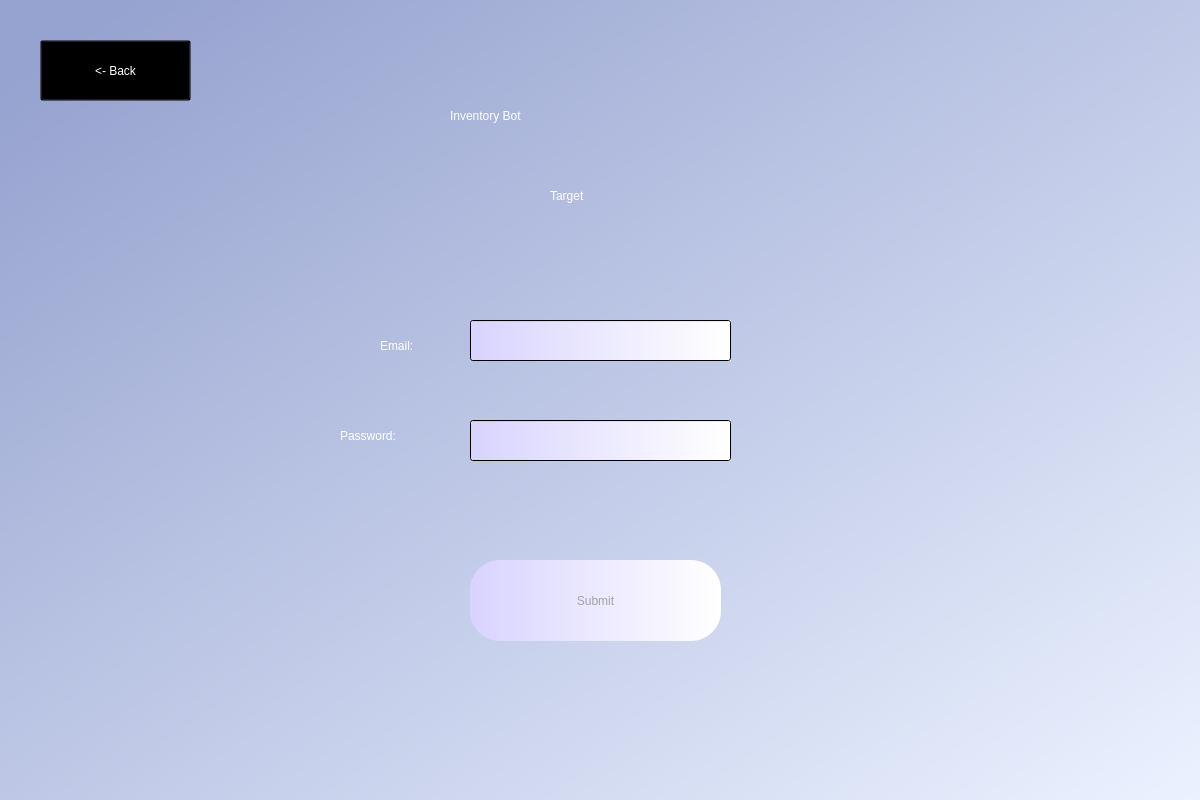
<?xml version="1.0" encoding="UTF-8"?>
<ui version="4.0">
 <class>Dialog</class>
 <widget class="QDialog" name="Dialog">
  <property name="geometry">
   <rect>
    <x>0</x>
    <y>0</y>
    <width>1200</width>
    <height>800</height>
   </rect>
  </property>
  <property name="windowTitle">
   <string>Dialog</string>
  </property>
  <widget class="QWidget" name="Background" native="true">
   <property name="geometry">
    <rect>
     <x>0</x>
     <y>0</y>
     <width>1201</width>
     <height>801</height>
    </rect>
   </property>
   <property name="styleSheet">
    <string notr="true">QWidget#Background{
background-color:qlineargradient(spread:pad, x1:0.04, y1:0.0625, x2:1, y2:1, stop:0 rgba(150, 162, 207, 255), stop:1 rgba(235, 242, 255, 255))}</string>
   </property>
   <widget class="QLabel" name="label">
    <property name="geometry">
     <rect>
      <x>450</x>
      <y>60</y>
      <width>291</width>
      <height>111</height>
     </rect>
    </property>
    <property name="styleSheet">
     <string notr="true">color:rgb(255, 255, 255);
font: 36pt &quot;Seagull&quot;;</string>
    </property>
    <property name="text">
     <string>Inventory Bot</string>
    </property>
   </widget>
   <widget class="QLineEdit" name="emailfield">
    <property name="geometry">
     <rect>
      <x>470</x>
      <y>320</y>
      <width>261</width>
      <height>41</height>
     </rect>
    </property>
    <property name="styleSheet">
     <string notr="true">font: 18pt &quot;Seagull&quot;;
background-color:qlineargradient(spread:pad, x1:0, y1:0, x2:1, y2:0, stop:0 rgba(216, 211, 255, 255), stop:1 rgba(255, 255, 255, 255))</string>
    </property>
    <property name="text">
     <string/>
    </property>
   </widget>
   <widget class="QLabel" name="label_2">
    <property name="geometry">
     <rect>
      <x>550</x>
      <y>170</y>
      <width>81</width>
      <height>51</height>
     </rect>
    </property>
    <property name="styleSheet">
     <string notr="true">color:rgb(255, 255, 255);
font: 22pt &quot;Seagull&quot;;</string>
    </property>
    <property name="text">
     <string>Target</string>
    </property>
   </widget>
   <widget class="QLineEdit" name="password">
    <property name="geometry">
     <rect>
      <x>470</x>
      <y>420</y>
      <width>261</width>
      <height>41</height>
     </rect>
    </property>
    <property name="styleSheet">
     <string notr="true">font: 18pt &quot;Seagull&quot;;
background-color:qlineargradient(spread:pad, x1:0, y1:0, x2:1, y2:0, stop:0 rgba(216, 211, 255, 255), stop:1 rgba(255, 255, 255, 255))</string>
    </property>
    <property name="text">
     <string/>
    </property>
   </widget>
   <widget class="QLabel" name="label_4">
    <property name="geometry">
     <rect>
      <x>380</x>
      <y>330</y>
      <width>81</width>
      <height>31</height>
     </rect>
    </property>
    <property name="styleSheet">
     <string notr="true">font: 20pt &quot;Seagull&quot;;
color:rgb(255, 255, 255)</string>
    </property>
    <property name="text">
     <string>Email:</string>
    </property>
   </widget>
   <widget class="QLabel" name="label_5">
    <property name="geometry">
     <rect>
      <x>340</x>
      <y>420</y>
      <width>121</width>
      <height>31</height>
     </rect>
    </property>
    <property name="styleSheet">
     <string notr="true">font: 20pt &quot;Seagull&quot;;
color:rgb(255, 255, 255)</string>
    </property>
    <property name="text">
     <string>Password:</string>
    </property>
   </widget>
   <widget class="QPushButton" name="submit">
    <property name="geometry">
     <rect>
      <x>470</x>
      <y>560</y>
      <width>251</width>
      <height>81</height>
     </rect>
    </property>
    <property name="styleSheet">
     <string notr="true">border-radius:30px;
color:rgb(162, 162, 162);
font: 26pt &quot;MS Shell Dlg 2&quot;;
background-color:qlineargradient(spread:pad, x1:0, y1:0, x2:1, y2:0, stop:0 rgba(216, 211, 255, 255), stop:1 rgba(255, 255, 255, 255))
</string>
    </property>
    <property name="text">
     <string>Submit</string>
    </property>
   </widget>
   <widget class="QLabel" name="error">
    <property name="geometry">
     <rect>
      <x>500</x>
      <y>260</y>
      <width>191</width>
      <height>20</height>
     </rect>
    </property>
    <property name="styleSheet">
     <string notr="true">font: 11pt &quot;MS Shell Dlg 2&quot;;
color:rgb(255, 0, 0)</string>
    </property>
    <property name="text">
     <string/>
    </property>
   </widget>
   <widget class="QPushButton" name="back_btn">
    <property name="geometry">
     <rect>
      <x>40</x>
      <y>40</y>
      <width>151</width>
      <height>61</height>
     </rect>
    </property>
    <property name="styleSheet">
     <string notr="true">color: rgb(255, 255, 255);
background-color: rgba(0,0,0,0);
font: 22pt &quot;Seagull&quot;;
</string>
    </property>
    <property name="text">
     <string>&lt;- Back</string>
    </property>
   </widget>
  </widget>
 </widget>
 <resources/>
 <connections/>
</ui>
